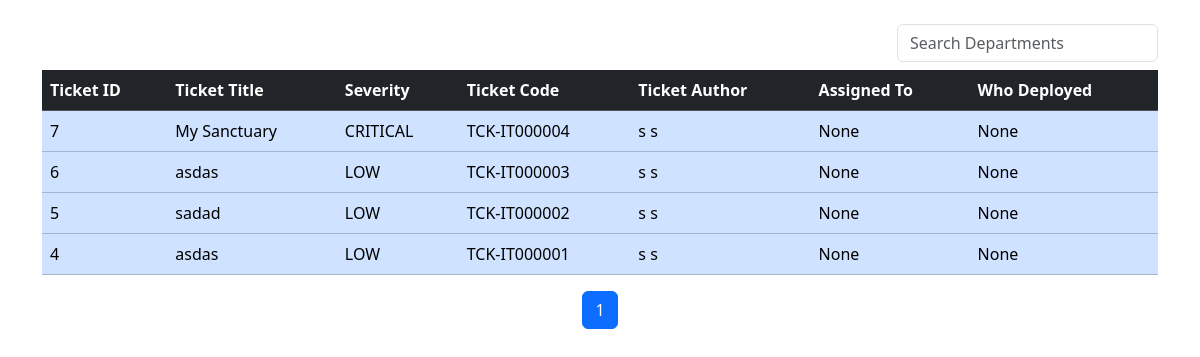
Page /UI_ticketManagement on the earlier database version.
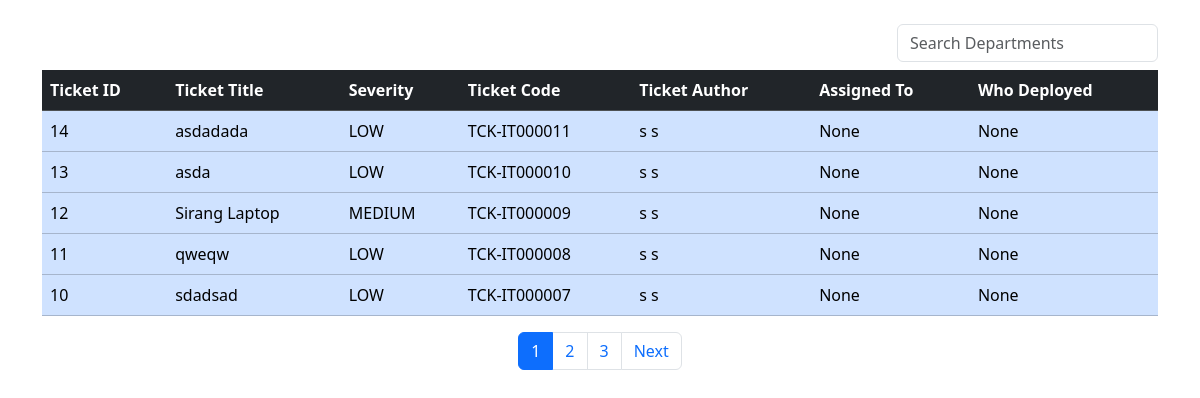
Same page on the later database version.
### ts_login/models.py (models this page shows, shortened)
class Ticket(models.Model):
    ticketCode = models.CharField(max_length=200,unique=True)
    ticketSeverity = models.CharField(
        max_length=20,
        choices=[('LOW','Low'),
                 ('MEDIUM','Medium'),
                 ('HIGH','High'),
                 ('CRITICAL','Critical'),
                 ('DANGER','Danger')],
        default='LOW')
    ticketTitle = models.CharField(max_length=200)
    ticketBody = models.TextField()
    ticketAuthor = models.ForeignKey(
        Tbl_AdmUser,
        on_delete=models.CASCADE,
        null=True,
        blank=True,
        related_name="tickets_created"
    )
    ticketAssignedTo = models.ForeignKey(
        Tbl_AdmUser,
        on_delete=models.SET_NULL,
        null=True,
        blank = True,
        related_name="assigned_tickets"
    )
    ticketDeployer= models.ForeignKey(
        Tbl_AdmUser,
        on_delete=models.SET_NULL,
        null=True,
        blank = True,
        related_name="tickets_Deployed"
    )
    ticketStatus=models.CharField(
        max_length=50,
        choices=[('OPEN','Open'),('IN_PROGRESS','In Progress'),('RESOLVED','Resolved'),
                 ('CLOSED','Closed'),('REJECTED','Rejected')],default='OPEN'
    )
    ticketCreatedAt = models.DateTimeField(auto_now_add=True)
    ticketUpdatedAt = models.DateTimeField(auto_now=True)
    def status_class(self):
        return {
        'OPEN': 'table-primary',
        'IN_PROGRESS': 'table-warning',
        'RESOLVED': 'table-success',
        'CLOSED': 'table-secondary',
        'REJECTED': 'table-danger',
    }.get(self.ticketStatus, '')

### userLogin/models.py (models this page shows)
class Tbl_AdmUser(models.Model):
    credentials = models.OneToOneField( userCredentials,on_delete=models.CASCADE,null=True)
    fname = models.CharField(max_length=100)
    mname = models.CharField(max_length=100)
    lname = models.CharField(max_length=100)
    bday = models.DateField()
    sex= models.CharField( max_length=1, choices=[ ('M','Male'), ('F','Female')])
    address = models.TextField()
    contactNo = models.CharField(max_length=20)
    isAdmin = models.BooleanField(default=False)
    isUser = models.BooleanField(default = True)
    isDeploy = models.BooleanField(default = False)
    dept = models.ForeignKey(TblAdmDepartment, on_delete=models.PROTECT, null= True, blank =True)
    def __str__(self):
        return f"{self.fname} {self.lname}"

### ts_login/views.py (the view, shortened to what this page needs)
# urls.py: path('UI_ticketManagement',UI_ticket_Management,name='UI_ticket_Management'),
def UI_ticket_Management(request):
    logged_user = None
    is_admin = False
    ticket_qs = Ticket.objects.all().order_by('-ticketCreatedAt')
    paginator = Paginator(ticket_qs, 5)
    page_number = request.GET.get('page')
    ticketTable = paginator.get_page(page_number)
    forDeploy = Tbl_AdmUser.objects.filter(isDeploy=True)
    forAdmin = Tbl_AdmUser.objects.filter(isAdmin=True)
    return render(
        request,
        'UI_ticketManagement.html',
        {
            'ticketTable': ticketTable,
            'is_admin': is_admin,
            'forDeploy': forDeploy,
            'forAdmin': forAdmin,
            'status_choices': Ticket._meta.get_field('ticketStatus').choices,
        }
    )

### ts_login/templates/UI_ticketManagement.html (shortened to what this page needs)
<!DOCTYPE html>
<html lang="en">
<head>
    <link href="https://cdn.jsdelivr.net/npm/bootstrap@5.3.2/dist/css/bootstrap.min.css" rel="stylesheet">
</head>
<body>
    <div class="container mt-4">
        <div class="row mb-2">
            <div class="col-md-3 ms-auto">
                <input type="text" id="ticketSearch" class="form-control" placeholder="Search Departments">
            </div>
        </div>
        <table class="table table-hover align-middle" id="ticketTable">
            <thead class="table-dark">
                <tr>
                    <th>Ticket ID </th>
                    <th>Ticket Title</th>
                    <th>Severity</th>
                    <th>Ticket Code</th>
                    <th>Ticket Author</th>
                    <th>Assigned To</th>
                    <th>Who Deployed</th>
                </tr>
            </thead>
            <tbody>
                {% for x in ticketTable %}
                <tr style="cursor:pointer" data-bs-toggle="modal" data-bs-target="#userModal" data-id="{{ x.id }}"
                    class="{{ x.status_class }}" data-name="{{ x.ticketTitle }}" data-dept="{{ x.dept }}"
                    data-ticket-body="{{ x.ticketBody }}" data-ticket-author="{{x.ticketAuthor}}"
                    data-ticket-timestamp="{{x.ticketCreatedAt}}" data-ticket-status="{{ x.ticketStatus }}"
                    data-ticket-Updated="{{ x.ticketUpdatedAt }}" data-deploy="{{ x.isDeploy }}"
                    data-is-admin="{{ x.ticketAuthor.isAdmin|lower }}">
                    <td>{{ x.id }}</td>
                    <td>{{ x.ticketTitle}} </td>
                    <td>{{ x.ticketSeverity }}</td>
                    <td>{{ x.ticketCode }}</td>
                    <td>{{ x.ticketAuthor }}</td>
                    <td>{{ x.ticketAssignedTo }}</td>
                    <td>{{ x.ticketDeployer }}</td>
                </tr>
                {% empty %}
                <tr>
                    <td colspan="5" class="text-center text-muted">
                        No records found
                    </td>
                </tr>
                {% endfor %}
            </tbody>
        </table>
    </div>
    <nav>
        <ul class="pagination justify-content-center">
            {% for num in ticketTable.paginator.page_range %}
            <li class="page-item {% if ticketTable.number == num %}active{% endif %}">
                <a class="page-link" href="?page={{ num }}">{{ num }}</a>
            </li>
            {% endfor %}
            {% if ticketTable.has_next %}
            <li class="page-item">
                <a class="page-link" href="?page={{ ticketTabledept_count.next_page_number}}">
                    Next</a>
            </li>
            {% endif %}
        </ul>
    </nav>
</body>
</html>

Differences in the rows shown:
no longer on this page (row edited): Ticket: id "7", ticketTitle "My Sanctuary", ticketSeverity "CRITICAL", ticketCode "TCK-IT000004", ticketAuthor "s s", ticketAssignedTo "None", ticketDeployer "None"
no longer on this page (row edited): Ticket: id "6", ticketTitle "asdas", ticketSeverity "LOW", ticketCode "TCK-IT000003", ticketAuthor "s s", ticketAssignedTo "None", ticketDeployer "None"
no longer on this page (row unchanged): Ticket: id "5", ticketTitle "sadad", ticketSeverity "LOW", ticketCode "TCK-IT000002", ticketAuthor "s s", ticketAssignedTo "None", ticketDeployer "None"
no longer on this page (row unchanged): Ticket: id "4", ticketTitle "asdas", ticketSeverity "LOW", ticketCode "TCK-IT000001", ticketAuthor "s s", ticketAssignedTo "None", ticketDeployer "None"
added Ticket: id "14", ticketTitle "asdadada", ticketSeverity "LOW", ticketCode "TCK-IT000011", ticketAuthor "s s", ticketAssignedTo "None", ticketDeployer "None"
added Ticket: id "13", ticketTitle "asda", ticketSeverity "LOW", ticketCode "TCK-IT000010", ticketAuthor "s s", ticketAssignedTo "None", ticketDeployer "None"
added Ticket: id "12", ticketTitle "Sirang Laptop", ticketSeverity "MEDIUM", ticketCode "TCK-IT000009", ticketAuthor "s s", ticketAssignedTo "None", ticketDeployer "None"
added Ticket: id "11", ticketTitle "qweqw", ticketSeverity "LOW", ticketCode "TCK-IT000008", ticketAuthor "s s", ticketAssignedTo "None", ticketDeployer "None"
added Ticket: id "10", ticketTitle "sdadsad", ticketSeverity "LOW", ticketCode "TCK-IT000007", ticketAuthor "s s", ticketAssignedTo "None", ticketDeployer "None"
Other differences:
new list line: "2"
new list line: "3"
text now shown: "Next"
